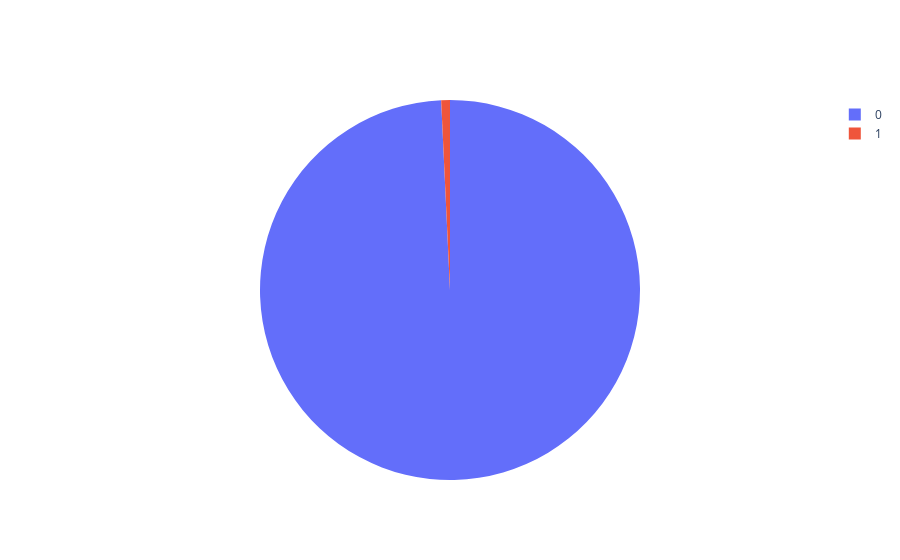

The cell this chart's notebook holds for it:
### Markdown cell above
L'une des principales force de plotly est de faire des graph interactifs.    
On a donc ici un hover et des label qui s'affiche pour indiquer le pourcentage représenté par chacune des catégories.
     
Ici cependant je n'en veux pas donc j'applique _textinfo = 'none'_ pour supprimer les labels et _hoverinfo='skip_ pour supprimer les infobulles

### Code cell
fig = go.Figure([go.Pie(values= [project_emissions,df.emissions_sum.sum()-project_emissions],
                 textinfo='none', #supprime les labels
                hoverinfo='skip', #supprime l'infobulle
                       )])
fig.show()

### Figure 1 — Plotly figure (JSON) as saved in the notebook; plotly's stock layout.template omitted (floating-point values rounded to 4 significant figures)
{"data": [{"hoverinfo": "skip", "textinfo": "none", "type": "pie", "values": [314.8, 2.352]}], "layout": {}}
